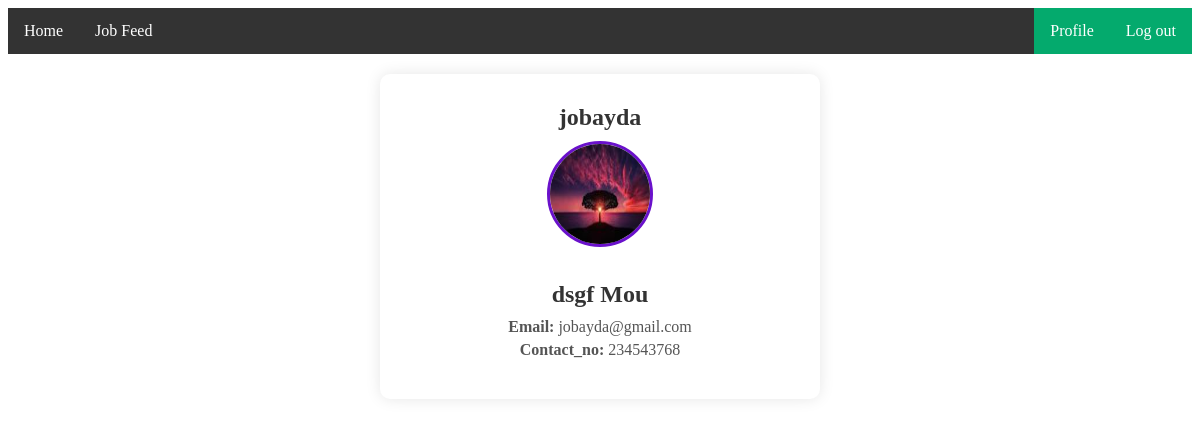
Page /ProfilePage/ (signed in) on the committed database.
### myApp/models.py (models this page shows, shortened)
class customUser(AbstractUser):
    USER=[
        ('recruiter','Recruiter'),
        ('seeker','Seeker'),
    ]
    user_type=models.CharField(choices=USER,max_length=100,null=True)
    Profile_Pic=models.ImageField(upload_to='Media/Profile_Pic',null=True)
    Contact_no=models.CharField(max_length=100,null=True)

### myProject/views.py (the view)
# urls.py: path("ProfilePage/", profilePage, name='profilePage'),
@login_required
def profilePage(request):
    return render(request,"profilePage.html")

### Template/profilePage.html (shortened to what this page needs)
{% extends 'base.html' %}
{% block body %}
<div class="profile-container">
    <h2>{{ request.user.username }}</h2>
    <img src="/{{request.user.Profile_Pic }}" alt="Profile Picture">
    <h2>{{ request.user.first_name }} {{ request.user.last_name }}</h2>
    <p><strong>Email:</strong> {{ request.user.email }}</p>
    <p><strong>Contact_no:</strong> {{ request.user.Contact_no }}</p>
</div>
{% endblock body %}

### Template/profilePage.html (style rules this page uses)
.profile-container { background-color: white; padding: 20px; border-radius: 10px; box-shadow: 0 0 15px rgba(0, 0, 0, 0.1); width: 400px; text-align: center; margin: 20px auto; }
.profile-container img { width: 100px; height: 100px; border-radius: 50%; margin-bottom: 20px; border: 3px solid #6a11cb; }
h2 { margin: 10px 0; color: #333; }
p { margin: 5px 0; color: #555; }

### rows in the picture
customUser: user.username "jobayda", user.Profile_Pic (picture), user.first_name "dsgf", user.last_name "Mou", user.email "jobayda@gmail.com", user.Contact_no "234543768"
